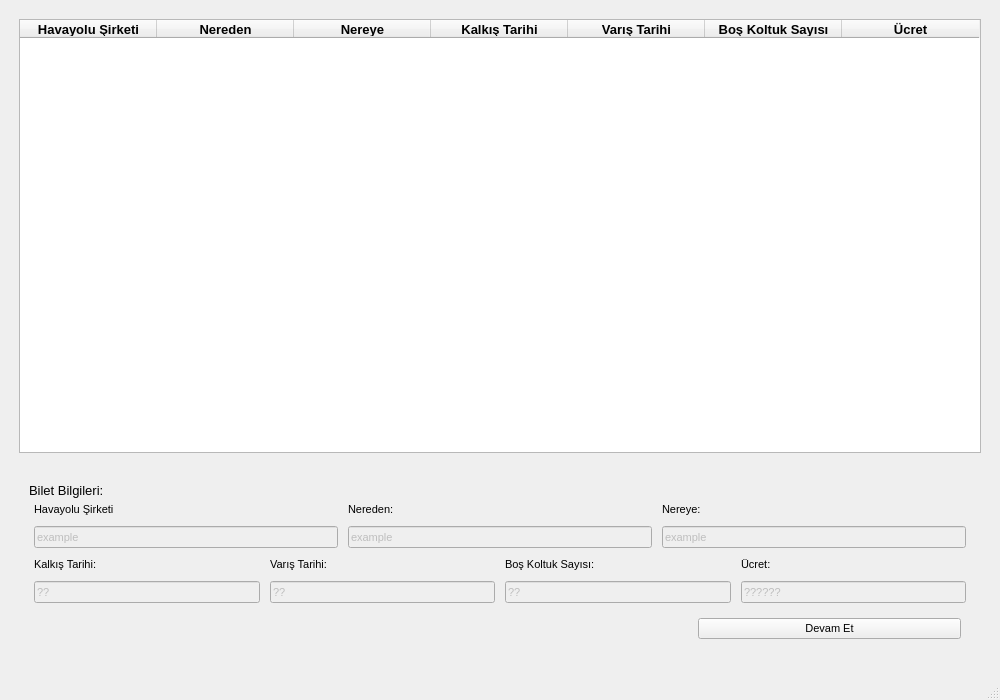
<?xml version="1.0" encoding="UTF-8"?>
<ui version="4.0">
 <class>ticket_list_window</class>
 <widget class="QMainWindow" name="ticket_list_window">
  <property name="geometry">
   <rect>
    <x>0</x>
    <y>0</y>
    <width>1000</width>
    <height>700</height>
   </rect>
  </property>
  <property name="sizePolicy">
   <sizepolicy hsizetype="Minimum" vsizetype="Minimum">
    <horstretch>0</horstretch>
    <verstretch>0</verstretch>
   </sizepolicy>
  </property>
  <property name="minimumSize">
   <size>
    <width>1000</width>
    <height>700</height>
   </size>
  </property>
  <property name="windowTitle">
   <string>MainWindow</string>
  </property>
  <widget class="QWidget" name="centralwidget">
   <layout class="QVBoxLayout" name="verticalLayout_4">
    <item>
     <layout class="QVBoxLayout" name="verticalLayout" stretch="8,1">
      <property name="spacing">
       <number>20</number>
      </property>
      <property name="leftMargin">
       <number>10</number>
      </property>
      <property name="topMargin">
       <number>10</number>
      </property>
      <property name="rightMargin">
       <number>10</number>
      </property>
      <property name="bottomMargin">
       <number>10</number>
      </property>
      <item>
       <layout class="QHBoxLayout" name="horizontalLayout">
        <property name="spacing">
         <number>0</number>
        </property>
        <item>
         <widget class="QTableWidget" name="tableWidget">
          <property name="sizePolicy">
           <sizepolicy hsizetype="Minimum" vsizetype="Minimum">
            <horstretch>0</horstretch>
            <verstretch>0</verstretch>
           </sizepolicy>
          </property>
          <property name="minimumSize">
           <size>
            <width>0</width>
            <height>0</height>
           </size>
          </property>
          <property name="maximumSize">
           <size>
            <width>16777215</width>
            <height>16777215</height>
           </size>
          </property>
          <property name="font">
           <font>
            <pointsize>10</pointsize>
           </font>
          </property>
          <property name="editTriggers">
           <set>QAbstractItemView::NoEditTriggers</set>
          </property>
          <property name="tabKeyNavigation">
           <bool>false</bool>
          </property>
          <property name="dragEnabled">
           <bool>false</bool>
          </property>
          <property name="selectionMode">
           <enum>QAbstractItemView::SingleSelection</enum>
          </property>
          <property name="selectionBehavior">
           <enum>QAbstractItemView::SelectRows</enum>
          </property>
          <property name="textElideMode">
           <enum>Qt::ElideRight</enum>
          </property>
          <property name="gridStyle">
           <enum>Qt::SolidLine</enum>
          </property>
          <property name="sortingEnabled">
           <bool>false</bool>
          </property>
          <property name="wordWrap">
           <bool>true</bool>
          </property>
          <property name="cornerButtonEnabled">
           <bool>true</bool>
          </property>
          <attribute name="horizontalHeaderVisible">
           <bool>true</bool>
          </attribute>
          <attribute name="horizontalHeaderCascadingSectionResizes">
           <bool>false</bool>
          </attribute>
          <attribute name="horizontalHeaderDefaultSectionSize">
           <number>137</number>
          </attribute>
          <attribute name="horizontalHeaderHighlightSections">
           <bool>true</bool>
          </attribute>
          <attribute name="horizontalHeaderMinimumSectionSize">
           <number>50</number>
          </attribute>
          <attribute name="horizontalHeaderShowSortIndicator" stdset="0">
           <bool>true</bool>
          </attribute>
          <attribute name="horizontalHeaderStretchLastSection">
           <bool>false</bool>
          </attribute>
          <attribute name="verticalHeaderVisible">
           <bool>true</bool>
          </attribute>
          <attribute name="verticalHeaderMinimumSectionSize">
           <number>30</number>
          </attribute>
          <column>
           <property name="text">
            <string>Havayolu Şirketi</string>
           </property>
           <property name="font">
            <font>
             <weight>75</weight>
             <bold>true</bold>
            </font>
           </property>
          </column>
          <column>
           <property name="text">
            <string>Nereden</string>
           </property>
           <property name="font">
            <font>
             <weight>75</weight>
             <bold>true</bold>
            </font>
           </property>
          </column>
          <column>
           <property name="text">
            <string>Nereye</string>
           </property>
           <property name="font">
            <font>
             <weight>75</weight>
             <bold>true</bold>
            </font>
           </property>
          </column>
          <column>
           <property name="text">
            <string>Kalkış Tarihi</string>
           </property>
           <property name="font">
            <font>
             <weight>75</weight>
             <bold>true</bold>
            </font>
           </property>
          </column>
          <column>
           <property name="text">
            <string>Varış Tarihi</string>
           </property>
           <property name="font">
            <font>
             <weight>75</weight>
             <bold>true</bold>
            </font>
           </property>
          </column>
          <column>
           <property name="text">
            <string>Boş Koltuk Sayısı</string>
           </property>
           <property name="font">
            <font>
             <weight>75</weight>
             <bold>true</bold>
            </font>
           </property>
          </column>
          <column>
           <property name="text">
            <string>Ücret</string>
           </property>
           <property name="font">
            <font>
             <weight>75</weight>
             <bold>true</bold>
            </font>
           </property>
          </column>
         </widget>
        </item>
       </layout>
      </item>
      <item>
       <layout class="QVBoxLayout" name="verticalLayout_3">
        <property name="spacing">
         <number>0</number>
        </property>
        <property name="leftMargin">
         <number>10</number>
        </property>
        <property name="topMargin">
         <number>10</number>
        </property>
        <property name="rightMargin">
         <number>10</number>
        </property>
        <property name="bottomMargin">
         <number>10</number>
        </property>
        <item>
         <layout class="QHBoxLayout" name="horizontalLayout_4">
          <item>
           <widget class="QLabel" name="label_10">
            <property name="sizePolicy">
             <sizepolicy hsizetype="Minimum" vsizetype="Minimum">
              <horstretch>0</horstretch>
              <verstretch>0</verstretch>
             </sizepolicy>
            </property>
            <property name="font">
             <font>
              <pointsize>10</pointsize>
             </font>
            </property>
            <property name="text">
             <string>Bilet Bilgileri:</string>
            </property>
           </widget>
          </item>
         </layout>
        </item>
        <item>
         <layout class="QHBoxLayout" name="horizontalLayout_5" stretch="1,1,1">
          <property name="spacing">
           <number>10</number>
          </property>
          <property name="leftMargin">
           <number>5</number>
          </property>
          <property name="topMargin">
           <number>5</number>
          </property>
          <property name="rightMargin">
           <number>5</number>
          </property>
          <property name="bottomMargin">
           <number>5</number>
          </property>
          <item>
           <widget class="QLabel" name="label_49">
            <property name="sizePolicy">
             <sizepolicy hsizetype="Minimum" vsizetype="Minimum">
              <horstretch>0</horstretch>
              <verstretch>0</verstretch>
             </sizepolicy>
            </property>
            <property name="font">
             <font>
              <pointsize>8</pointsize>
             </font>
            </property>
            <property name="text">
             <string>Havayolu Şirketi</string>
            </property>
           </widget>
          </item>
          <item>
           <widget class="QLabel" name="label_16">
            <property name="sizePolicy">
             <sizepolicy hsizetype="Minimum" vsizetype="Minimum">
              <horstretch>0</horstretch>
              <verstretch>0</verstretch>
             </sizepolicy>
            </property>
            <property name="font">
             <font>
              <pointsize>8</pointsize>
             </font>
            </property>
            <property name="text">
             <string>Nereden:</string>
            </property>
           </widget>
          </item>
          <item>
           <widget class="QLabel" name="label_12">
            <property name="sizePolicy">
             <sizepolicy hsizetype="Minimum" vsizetype="Minimum">
              <horstretch>0</horstretch>
              <verstretch>0</verstretch>
             </sizepolicy>
            </property>
            <property name="font">
             <font>
              <pointsize>8</pointsize>
             </font>
            </property>
            <property name="text">
             <string>Nereye:</string>
            </property>
           </widget>
          </item>
         </layout>
        </item>
        <item>
         <layout class="QHBoxLayout" name="horizontalLayout_8" stretch="1,1,1">
          <property name="spacing">
           <number>10</number>
          </property>
          <property name="leftMargin">
           <number>5</number>
          </property>
          <property name="topMargin">
           <number>5</number>
          </property>
          <property name="rightMargin">
           <number>5</number>
          </property>
          <property name="bottomMargin">
           <number>5</number>
          </property>
          <item>
           <widget class="QLineEdit" name="company_ln">
            <property name="enabled">
             <bool>false</bool>
            </property>
            <property name="sizePolicy">
             <sizepolicy hsizetype="Minimum" vsizetype="Minimum">
              <horstretch>0</horstretch>
              <verstretch>0</verstretch>
             </sizepolicy>
            </property>
            <property name="font">
             <font>
              <pointsize>8</pointsize>
             </font>
            </property>
            <property name="text">
             <string>example</string>
            </property>
           </widget>
          </item>
          <item>
           <widget class="QLineEdit" name="from_ln">
            <property name="enabled">
             <bool>false</bool>
            </property>
            <property name="sizePolicy">
             <sizepolicy hsizetype="Minimum" vsizetype="Minimum">
              <horstretch>0</horstretch>
              <verstretch>0</verstretch>
             </sizepolicy>
            </property>
            <property name="font">
             <font>
              <pointsize>8</pointsize>
             </font>
            </property>
            <property name="text">
             <string>example</string>
            </property>
           </widget>
          </item>
          <item>
           <widget class="QLineEdit" name="destination_ln">
            <property name="enabled">
             <bool>false</bool>
            </property>
            <property name="sizePolicy">
             <sizepolicy hsizetype="Minimum" vsizetype="Minimum">
              <horstretch>0</horstretch>
              <verstretch>0</verstretch>
             </sizepolicy>
            </property>
            <property name="font">
             <font>
              <pointsize>8</pointsize>
             </font>
            </property>
            <property name="inputMask">
             <string/>
            </property>
            <property name="text">
             <string>example</string>
            </property>
           </widget>
          </item>
         </layout>
        </item>
        <item>
         <layout class="QHBoxLayout" name="horizontalLayout_9" stretch="3,3,3,3">
          <property name="spacing">
           <number>10</number>
          </property>
          <property name="leftMargin">
           <number>5</number>
          </property>
          <property name="topMargin">
           <number>5</number>
          </property>
          <property name="rightMargin">
           <number>5</number>
          </property>
          <property name="bottomMargin">
           <number>5</number>
          </property>
          <item>
           <widget class="QLabel" name="label_50">
            <property name="sizePolicy">
             <sizepolicy hsizetype="Minimum" vsizetype="Minimum">
              <horstretch>0</horstretch>
              <verstretch>0</verstretch>
             </sizepolicy>
            </property>
            <property name="font">
             <font>
              <pointsize>8</pointsize>
             </font>
            </property>
            <property name="text">
             <string>Kalkış Tarihi:</string>
            </property>
           </widget>
          </item>
          <item>
           <widget class="QLabel" name="label_51">
            <property name="sizePolicy">
             <sizepolicy hsizetype="Minimum" vsizetype="Minimum">
              <horstretch>0</horstretch>
              <verstretch>0</verstretch>
             </sizepolicy>
            </property>
            <property name="font">
             <font>
              <pointsize>8</pointsize>
             </font>
            </property>
            <property name="text">
             <string>Varış Tarihi:</string>
            </property>
           </widget>
          </item>
          <item>
           <widget class="QLabel" name="label_52">
            <property name="sizePolicy">
             <sizepolicy hsizetype="Minimum" vsizetype="Minimum">
              <horstretch>0</horstretch>
              <verstretch>0</verstretch>
             </sizepolicy>
            </property>
            <property name="font">
             <font>
              <pointsize>8</pointsize>
             </font>
            </property>
            <property name="text">
             <string>Boş Koltuk Sayısı:</string>
            </property>
           </widget>
          </item>
          <item>
           <widget class="QLabel" name="label_55">
            <property name="sizePolicy">
             <sizepolicy hsizetype="Minimum" vsizetype="Minimum">
              <horstretch>0</horstretch>
              <verstretch>0</verstretch>
             </sizepolicy>
            </property>
            <property name="font">
             <font>
              <pointsize>8</pointsize>
             </font>
            </property>
            <property name="text">
             <string>Ücret:</string>
            </property>
           </widget>
          </item>
         </layout>
        </item>
        <item>
         <layout class="QHBoxLayout" name="horizontalLayout_10" stretch="3,3,3,3">
          <property name="spacing">
           <number>10</number>
          </property>
          <property name="leftMargin">
           <number>5</number>
          </property>
          <property name="topMargin">
           <number>5</number>
          </property>
          <property name="rightMargin">
           <number>5</number>
          </property>
          <property name="bottomMargin">
           <number>5</number>
          </property>
          <item>
           <widget class="QLineEdit" name="departure_date_ln">
            <property name="enabled">
             <bool>false</bool>
            </property>
            <property name="sizePolicy">
             <sizepolicy hsizetype="Minimum" vsizetype="Minimum">
              <horstretch>0</horstretch>
              <verstretch>0</verstretch>
             </sizepolicy>
            </property>
            <property name="font">
             <font>
              <pointsize>8</pointsize>
             </font>
            </property>
            <property name="text">
             <string>??</string>
            </property>
           </widget>
          </item>
          <item>
           <widget class="QLineEdit" name="arrival_date_ln">
            <property name="enabled">
             <bool>false</bool>
            </property>
            <property name="sizePolicy">
             <sizepolicy hsizetype="Minimum" vsizetype="Minimum">
              <horstretch>0</horstretch>
              <verstretch>0</verstretch>
             </sizepolicy>
            </property>
            <property name="font">
             <font>
              <pointsize>8</pointsize>
             </font>
            </property>
            <property name="text">
             <string>??</string>
            </property>
           </widget>
          </item>
          <item>
           <widget class="QLineEdit" name="seat_num_ln">
            <property name="enabled">
             <bool>false</bool>
            </property>
            <property name="sizePolicy">
             <sizepolicy hsizetype="Minimum" vsizetype="Minimum">
              <horstretch>0</horstretch>
              <verstretch>0</verstretch>
             </sizepolicy>
            </property>
            <property name="font">
             <font>
              <pointsize>8</pointsize>
             </font>
            </property>
            <property name="text">
             <string>??</string>
            </property>
           </widget>
          </item>
          <item>
           <widget class="QLineEdit" name="price_ln">
            <property name="enabled">
             <bool>false</bool>
            </property>
            <property name="sizePolicy">
             <sizepolicy hsizetype="Minimum" vsizetype="Minimum">
              <horstretch>0</horstretch>
              <verstretch>0</verstretch>
             </sizepolicy>
            </property>
            <property name="font">
             <font>
              <pointsize>8</pointsize>
             </font>
            </property>
            <property name="text">
             <string>??????</string>
            </property>
           </widget>
          </item>
         </layout>
        </item>
        <item>
         <layout class="QHBoxLayout" name="horizontalLayout_11" stretch="5,2">
          <property name="spacing">
           <number>0</number>
          </property>
          <property name="leftMargin">
           <number>10</number>
          </property>
          <property name="topMargin">
           <number>10</number>
          </property>
          <property name="rightMargin">
           <number>10</number>
          </property>
          <property name="bottomMargin">
           <number>10</number>
          </property>
          <item>
           <widget class="QLabel" name="label">
            <property name="sizePolicy">
             <sizepolicy hsizetype="Minimum" vsizetype="Minimum">
              <horstretch>0</horstretch>
              <verstretch>0</verstretch>
             </sizepolicy>
            </property>
            <property name="text">
             <string/>
            </property>
           </widget>
          </item>
          <item>
           <widget class="QPushButton" name="continue_btn">
            <property name="sizePolicy">
             <sizepolicy hsizetype="Minimum" vsizetype="Minimum">
              <horstretch>0</horstretch>
              <verstretch>0</verstretch>
             </sizepolicy>
            </property>
            <property name="font">
             <font>
              <pointsize>8</pointsize>
             </font>
            </property>
            <property name="text">
             <string>Devam Et</string>
            </property>
           </widget>
          </item>
         </layout>
        </item>
       </layout>
      </item>
     </layout>
    </item>
   </layout>
  </widget>
  <widget class="QMenuBar" name="menubar">
   <property name="geometry">
    <rect>
     <x>0</x>
     <y>0</y>
     <width>1000</width>
     <height>21</height>
    </rect>
   </property>
  </widget>
  <widget class="QStatusBar" name="statusbar"/>
 </widget>
 <resources/>
 <connections/>
</ui>
